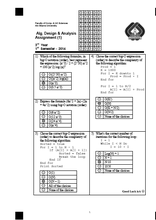
%> input picture Task4/Ans1.bmp, 156 x 220 px, shrunk from 377 x 533 before the run
$ octave Task4.m   (GNU Octave 9; MATLAB toolbox functions it lacks are replaced by stand-ins)
%> lines starting %> are read from the running program, lines starting %| are printed output that depends on the picture; in (x1, y1, x2, y2) boxes, pixels count from 0 and x2, y2 are one past the last pixel; in counts of white or black regions, pixels touching at a corner belong together; the program's own positions count from 1
### Task4/fixtrans.m
function [ Fixed ,Xtrans,Ytrans ] = fixtrans( Model , Trans )
%UNTITLED Summary of this function goes here
%   Detailed explanation goes here
[H W L] = size(Model);
if(L==3)
    Model=rgb2gray(Model);
end
[H W L] = size(Model);
if(L==3)
    Trans=rgb2gray(Trans);
end
FT_Model = fft2(Model);
FT_Trans = fft2(Trans);
Cofficient = (FT_Trans.*conj(FT_Model))./(abs(FT_Trans.*conj(FT_Model)));
I_Coffiecient = ifft2(Cofficient);
[h , w] = size(I_Coffiecient);
max=-100;
Xtrans = 0;
Ytrans = 0;
 for i = 1:h
     for j = 1:w
       if(I_Coffiecient(i,j)>max)
         max =  I_Coffiecient(i,j);
         Xtrans = i;
         Ytrans = j;
       end
     end
 end

if(Xtrans >= h/2)
    Xtrans = h-Xtrans;
    Xtrans = Xtrans*-1;
end
Xtrans = Xtrans-1;

if(Ytrans >= w/2)
    Ytrans = w-Ytrans;
    Ytrans = Ytrans*-1;
end
Ytrans = Ytrans-1;

Fixed = uint8(zeros(h,w));
 for i = 1:h
     for j = 1:w
         if((i-Xtrans >0 && j-Ytrans>0)&&(i-Xtrans < h && j-Ytrans < w))
            Fixed(i-Xtrans,j-Ytrans) = Trans(i,j) ;
         end
     end
 end
end

### Task4/Correct.m
function [ NumOfWrongAnswers ] = Corret( ModelSheet,AnswerSheet )
%CORRET Summary of this function goes here
%   Detailed explanation goes here
NumOfWrongAnswers = typecast(0,'double');
[H W L] = size(ModelSheet);
if(L==3)
    ModelSheet=rgb2gray(ModelSheet);
end
[H W L] = size(AnswerSheet);
if(L==3)
    AnswerSheet=rgb2gray(AnswerSheet);
end
X = ModelSheet-AnswerSheet;
[h,w] = size(X);
imshow(X);

for i=1:h
    for j=1:w
        if(i+7<h && j+7<w)
            sum=typecast(0,'double');
            for a=i:i+7
                for b=j:j+7
                    if(X(a,b)~= 0 && X(a,b) ~= 255)
                        sum = sum + 1;
                    end
                end
            end
            if(sum>20)
                NumOfWrongAnswers = NumOfWrongAnswers + 1;
                for a=i:i+7
                    for b=j:j+7
                        X(a,b)=typecast(0,'double');
                    end
                end
            end
        end
    end
end
end

### Task4/Task4.m
ans1 =imread('Ans1.bmp');
%> ans1 is the input picture: size 220x156 uint8; min 0, max 255, mean 232.7
ans2 = imread('Ans2.bmp');
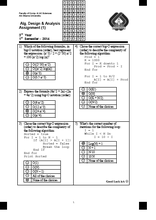
%> input picture Task4/Ans2.bmp, 156 x 220 px, shrunk from 377 x 533 before the run
%> ans2 is the input picture: size 220x156 uint8; min 0, max 255, mean 232.2
model = imread('Model.bmp');
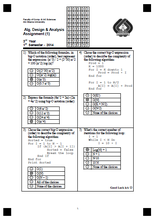
%> input picture Task4/Model.bmp, 156 x 220 px, shrunk from 377 x 533 before the run
%> model is the input picture: size 220x156x3 uint8; mean R, G, B 231.9, 232, 232.2
[Fixed,X,Y] = fixtrans(model,ans2);
%> after the loop in fixtrans, `for i = 1:h`: Xtrans = 215; Ytrans = 153; max = 0.832
%> in fixtrans, `Xtrans = h-Xtrans;`: Xtrans = 5
%> in fixtrans, `Xtrans = Xtrans*-1;`: Xtrans = -5
%> in fixtrans, `Xtrans = Xtrans-1;`: Xtrans = -6
%> in fixtrans, `Ytrans = w-Ytrans;`: Ytrans = 3
%> in fixtrans, `Ytrans = Ytrans*-1;`: Ytrans = -3
%> in fixtrans, `Ytrans = Ytrans-1;`: Ytrans = -4
%> after the loop in fixtrans, `for i = 1:h`:
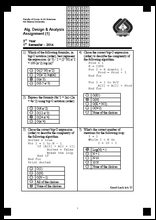
%> Fixed: size 220x156 uint8; min 0, max 255, mean 216.2
%> X = -6; Y = -4
WrongAns = Correct(model,Fixed);
%> in Corret, `X = ModelSheet-AnswerSheet;`:
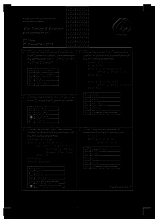
%> X: size 220x156 uint8; min 0, max 255, mean 17.9
%> after the loop in Corret, `for i=1:h`:
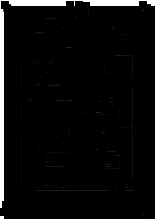
%> X: size 220x156 uint8; 14.66% of pixels changed, all inside (x1, y1, x2, y2) = (0, 1, 150, 216)
%> after the loop in Corret, `for i=1:h`: NumOfWrongAnswers = 225; sum = 4
%> WrongAns = 225
WrongAns
%> WrongAns = 225
